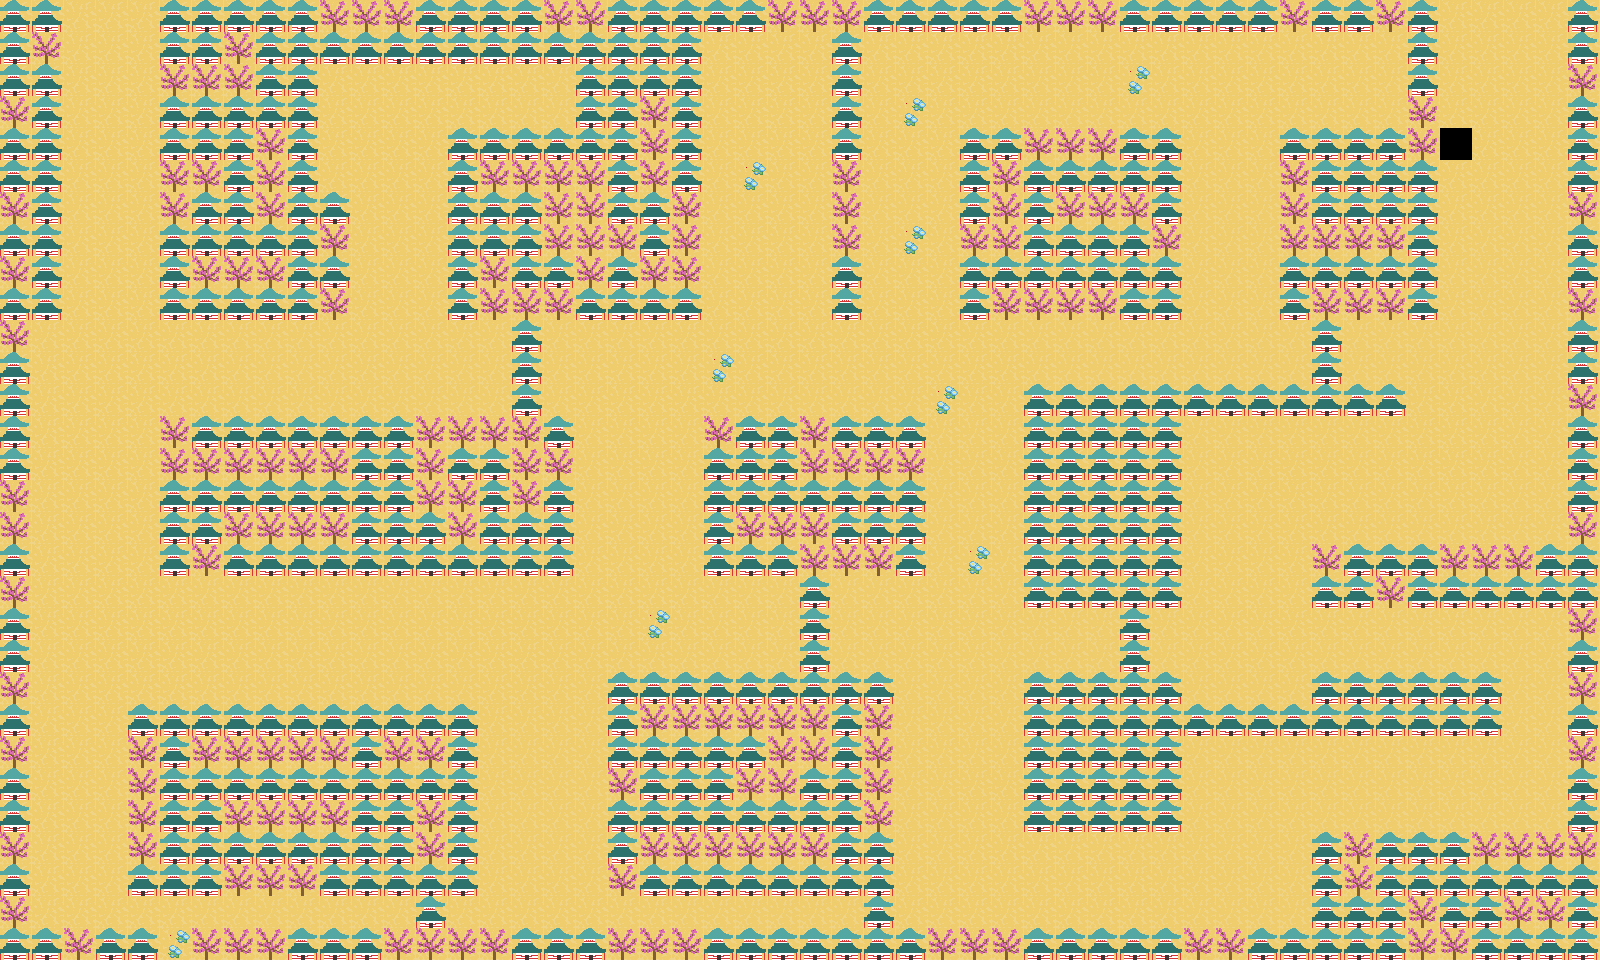

The image is a tile-based game level rendered from a .tmx file. Its description and complete source (layers, tilesets, objects, tile grids) follow:
An orthogonal 50x30 tile map with 32x32 px tiles, 2 tile layers (Background, Obstacles) and 3 objects (SpawnPlayer, Mushroom, Cave).

<map version="1.10" tiledversion="1.11.2" orientation="orthogonal" renderorder="right-down" width="50" height="30" tilewidth="32" tileheight="32" infinite="0" nextlayerid="6" nextobjectid="4">
 <editorsettings>
  <export target="level-03..tmx" format="tmx" />
 </editorsettings>
 <tileset firstgid="1" source="tileset.tsx" />
 <layer id="1" name="Background" width="50" height="30">
  <data encoding="csv">
1,1,1,1,1,1,1,1,1,1,1,1,1,1,1,1,1,1,1,1,1,1,1,1,1,1,1,1,1,1,1,1,1,1,1,1,1,1,1,1,1,1,1,1,1,1,1,1,1,1,
1,1,1,1,1,1,1,1,1,1,1,1,1,1,1,1,1,1,1,1,1,1,1,1,1,1,1,1,1,1,1,1,1,1,1,1,1,1,1,1,1,1,1,1,1,1,1,1,1,1,
1,1,1,1,1,1,1,1,1,1,1,1,1,1,1,1,1,1,1,1,1,1,1,1,1,1,1,1,1,1,1,1,1,1,1,1,1,1,1,1,1,0,2,2,1,1,1,1,1,1,
1,1,1,1,1,1,1,1,1,1,1,1,1,1,1,1,1,1,1,1,1,1,1,1,1,1,1,1,1,1,1,1,1,1,1,1,1,1,1,1,2,2,0,0,1,2,1,1,1,1,
1,1,1,1,1,1,1,1,1,1,1,1,1,1,1,1,1,1,1,1,1,1,1,1,1,1,1,1,1,1,1,1,1,1,1,1,1,2,2,1,1,1,1,1,1,0,1,1,1,1,
1,1,1,1,1,1,1,1,1,1,1,1,1,1,1,1,1,1,1,1,1,1,1,1,1,1,1,1,1,1,1,1,1,1,1,1,1,2,2,1,1,1,1,1,1,1,1,1,1,1,
1,1,1,1,1,1,1,1,1,1,1,1,1,1,1,1,1,1,1,1,1,1,1,1,1,1,1,1,1,1,1,1,1,1,1,1,1,1,1,1,1,1,1,1,1,1,1,1,1,1,
1,1,1,1,1,1,1,1,1,1,1,1,1,1,1,1,1,1,1,1,1,1,1,1,1,1,1,1,1,1,1,1,1,1,1,1,1,1,1,1,1,1,1,1,1,1,1,1,1,1,
1,1,1,1,1,1,1,1,1,1,1,1,1,1,1,1,1,1,1,1,1,1,1,1,1,1,1,1,1,1,1,1,1,1,1,1,1,1,1,1,1,1,1,1,1,1,1,1,1,1,
1,1,1,1,1,1,1,1,1,1,1,1,1,1,1,1,1,1,1,1,1,1,1,1,1,1,1,1,1,1,1,1,1,1,1,1,1,1,1,1,1,1,1,1,1,1,1,1,1,1,
1,1,1,1,1,1,1,1,1,1,1,1,1,1,1,1,1,1,1,1,1,1,1,1,1,1,1,1,1,1,1,1,1,1,1,1,1,1,1,1,1,1,1,1,1,1,1,1,1,1,
1,1,1,1,1,1,1,1,1,1,1,1,1,1,1,1,1,1,1,1,1,1,1,1,1,1,1,1,1,1,1,1,1,1,1,1,1,1,1,1,1,1,1,1,1,1,1,1,1,1,
1,1,1,1,1,1,1,1,1,1,1,1,1,1,1,1,1,1,1,1,1,1,1,1,1,1,1,1,1,1,1,1,1,1,1,1,1,1,1,1,1,1,1,1,1,1,1,1,1,1,
1,1,1,1,1,1,1,1,1,1,1,1,1,1,1,1,1,1,1,1,1,1,1,1,1,1,1,1,1,1,1,1,1,1,1,1,1,1,1,1,1,1,1,1,1,1,1,1,1,1,
1,1,1,1,1,1,1,1,1,1,1,1,1,1,1,1,1,1,1,1,1,1,1,1,1,1,1,1,1,1,1,1,1,1,1,1,1,1,1,1,1,1,1,1,1,1,1,1,1,1,
1,1,1,1,1,1,1,1,1,1,1,1,1,1,1,1,1,1,1,1,1,1,1,1,1,1,1,1,1,1,1,1,1,1,1,1,1,1,1,1,1,1,1,1,1,1,1,1,1,1,
1,1,1,1,1,1,1,1,1,1,1,1,1,1,1,1,1,1,1,1,1,1,1,1,1,1,1,1,1,1,1,1,1,1,1,1,1,1,1,1,1,1,1,1,1,1,1,1,1,1,
1,1,1,1,1,1,1,1,1,1,1,1,1,1,1,1,1,1,1,1,1,1,1,1,1,1,1,1,1,1,1,1,1,1,1,1,1,1,1,1,1,1,1,1,1,1,1,1,1,1,
1,1,1,1,1,1,1,1,1,1,1,1,1,1,1,1,1,1,1,1,1,1,1,1,1,1,1,1,1,1,1,1,1,1,1,1,1,1,1,1,1,1,1,1,1,1,1,1,1,1,
1,1,1,1,1,1,1,1,1,1,1,1,1,1,1,1,1,1,1,1,1,1,1,1,1,1,1,1,1,1,1,1,1,1,1,1,1,1,1,1,1,1,1,1,1,1,1,1,1,1,
1,1,1,1,1,1,1,1,1,1,1,1,1,1,1,1,1,1,1,1,1,1,1,1,1,1,1,1,1,1,1,1,1,1,1,1,1,1,1,1,1,1,1,1,1,1,1,1,1,1,
1,1,1,1,1,1,1,1,1,1,1,1,1,1,1,1,1,1,1,1,1,1,1,1,1,1,1,1,1,1,1,1,1,1,1,1,1,1,1,1,1,1,1,1,1,1,1,1,1,1,
1,1,1,1,1,1,1,1,1,1,1,1,1,1,1,1,1,1,1,1,1,1,1,1,1,1,1,1,1,1,1,1,1,1,1,1,1,1,1,1,1,1,1,1,1,1,1,1,1,1,
1,1,1,1,1,1,1,1,1,1,1,1,1,1,1,1,1,1,1,1,1,1,1,1,1,1,1,1,1,1,1,1,1,1,1,1,1,1,1,1,1,1,1,1,1,1,1,1,1,1,
1,1,1,1,1,1,1,1,1,1,1,1,1,1,1,1,1,1,1,1,1,1,1,1,1,1,1,1,1,1,1,1,1,1,1,1,1,1,1,1,1,1,1,1,1,1,1,1,1,1,
1,1,1,1,1,1,1,1,1,1,1,1,1,1,1,1,1,1,1,1,1,1,1,1,1,1,1,1,1,1,1,1,1,1,1,1,1,1,1,1,1,1,1,1,1,1,1,1,1,1,
1,1,1,1,1,1,1,1,1,1,1,1,1,1,1,1,1,1,1,1,1,1,1,1,1,1,1,1,1,1,1,1,1,1,1,1,1,1,1,1,1,1,1,1,1,1,1,1,1,1,
1,1,1,1,1,1,1,1,1,1,1,1,1,1,1,1,1,1,1,1,1,1,1,1,1,1,1,1,1,1,1,1,1,1,1,1,1,1,1,1,1,1,1,1,1,1,1,1,1,1,
1,1,1,1,1,1,1,1,1,1,1,1,1,1,1,1,1,1,1,1,1,1,1,1,1,1,1,1,1,1,1,1,1,1,1,1,1,1,1,1,1,1,1,1,1,1,1,1,1,1,
1,1,1,1,1,1,1,1,1,1,1,1,1,1,1,1,1,1,1,1,1,1,1,1,1,1,1,1,1,1,1,1,1,1,1,1,1,1,1,1,1,1,1,1,1,1,1,1,1,1
</data>
 </layer>
 <layer id="2" name="Obstacles" width="50" height="30">
  <data encoding="csv">
2,2,0,0,0,2,2,2,2,2,6,6,6,2,2,2,2,6,6,2,2,2,2,2,6,6,6,2,2,2,2,2,6,6,6,2,2,2,2,2,6,2,2,6,2,0,0,0,0,2,
2,6,0,0,0,2,2,6,2,2,2,2,2,2,2,2,2,2,2,2,2,2,0,0,0,0,2,0,0,0,0,0,0,0,0,0,0,0,0,0,0,1,1,1,2,1,0,0,0,2,
2,2,0,0,0,6,6,6,2,2,0,0,0,0,0,0,0,0,2,2,2,2,0,0,0,0,2,0,0,0,0,0,0,0,0,4,0,0,0,0,1,1,1,1,2,0,0,0,0,6,
6,2,0,0,0,2,2,2,2,2,0,0,0,0,0,0,0,0,2,2,6,2,0,0,0,0,2,0,4,0,0,0,0,0,0,0,0,0,1,0,1,1,1,1,6,1,0,0,0,2,
2,2,0,0,0,2,2,2,6,2,0,0,0,0,2,2,2,2,2,2,6,2,0,0,0,0,2,0,0,0,2,2,6,6,6,2,2,1,1,0,2,2,2,2,6,0,0,0,0,2,
2,2,0,0,0,6,6,2,6,2,0,0,0,0,2,6,6,6,6,2,6,2,0,4,0,0,6,0,0,0,2,6,2,2,2,2,2,1,1,0,6,2,2,2,2,0,0,0,0,2,
6,2,0,0,0,6,2,2,6,2,2,0,0,0,2,2,2,6,6,2,2,6,0,0,0,0,6,0,0,0,2,6,2,6,6,6,2,0,1,0,6,2,2,2,2,0,0,0,0,6,
2,2,0,0,0,2,2,2,2,2,6,0,0,0,2,2,2,6,6,6,2,6,0,0,0,0,6,0,4,0,6,6,2,2,2,2,6,0,1,1,6,6,6,6,2,0,0,0,0,2,
6,2,0,0,0,2,6,6,6,2,2,0,0,0,2,6,2,2,6,2,6,6,0,0,0,0,2,0,0,0,2,2,2,2,2,2,2,0,0,0,2,2,2,2,2,0,0,0,0,2,
2,2,0,0,0,2,2,2,2,2,6,0,0,0,2,6,6,6,2,2,2,2,0,0,0,0,2,0,0,0,2,6,6,6,6,2,2,0,0,0,2,6,6,6,2,0,0,0,0,6,
6,0,0,0,0,0,0,0,0,0,0,0,0,0,0,0,2,0,0,0,0,0,0,0,0,0,0,0,0,0,0,0,0,0,0,0,0,0,0,0,0,2,0,0,0,0,0,0,0,2,
2,0,0,0,0,0,0,0,0,0,0,0,0,0,0,0,2,0,0,0,0,0,4,0,0,0,0,0,0,0,0,0,0,0,0,0,0,0,0,0,0,2,0,0,0,0,0,0,0,2,
2,0,0,0,0,0,0,0,0,0,0,0,0,0,0,0,2,0,0,0,0,0,0,0,0,0,0,0,0,4,0,0,2,2,2,2,2,2,2,2,2,2,2,2,0,0,0,0,0,6,
2,0,0,0,0,6,2,2,2,2,2,2,2,6,6,6,6,2,0,0,0,0,6,2,2,6,2,2,2,0,0,0,2,2,2,2,2,0,0,0,0,0,0,0,0,0,0,0,0,2,
2,0,0,0,0,6,6,6,6,6,6,2,2,6,2,2,6,6,0,0,0,0,2,2,2,6,6,6,6,0,0,0,2,2,2,2,2,0,0,0,0,0,0,0,0,0,0,0,0,2,
6,0,0,0,0,2,2,2,2,2,2,2,2,6,6,2,6,2,0,0,0,0,2,2,2,2,2,2,2,0,0,0,2,2,2,2,2,0,0,0,0,0,0,0,0,0,0,0,0,2,
6,0,0,0,0,2,2,6,6,6,6,2,2,2,6,2,2,2,0,0,0,0,2,6,6,6,2,2,2,0,0,0,2,2,2,2,2,0,0,0,0,0,0,0,0,0,0,0,0,6,
2,0,0,0,0,2,6,2,2,2,2,2,2,2,2,2,2,2,0,0,0,0,2,2,2,6,6,6,2,0,4,0,2,2,2,2,2,0,0,0,0,6,2,2,2,6,6,6,2,2,
6,0,0,0,0,0,0,0,0,0,0,0,0,0,0,0,0,0,0,0,0,0,0,0,0,2,0,0,0,0,0,0,2,2,2,2,2,0,0,0,0,2,2,6,2,2,2,2,2,2,
2,0,0,0,0,0,0,0,0,0,0,0,0,0,0,0,0,0,0,0,4,0,0,0,0,2,0,0,0,0,0,0,0,0,0,2,0,0,0,0,0,0,0,0,0,0,0,0,0,6,
2,0,0,0,0,0,0,0,0,0,0,0,0,0,0,0,0,0,0,0,0,0,0,0,0,2,0,0,0,0,0,0,0,0,0,2,0,0,0,0,0,0,0,0,0,0,0,0,0,2,
6,0,0,0,0,0,0,0,0,0,0,0,0,0,0,0,0,0,0,2,2,2,2,2,2,2,2,2,0,0,0,0,2,2,2,2,2,0,0,0,0,2,2,2,2,2,2,0,0,6,
2,0,0,0,2,2,2,2,2,2,2,2,2,2,2,0,0,0,0,2,6,6,6,6,6,6,2,6,0,0,0,0,2,2,2,2,2,2,2,2,2,2,2,2,2,2,2,0,0,2,
6,0,0,0,6,2,6,6,6,6,6,2,6,6,2,0,0,0,0,2,2,2,2,2,6,6,2,6,0,0,0,0,2,2,2,2,2,0,0,0,0,0,0,0,0,0,0,0,0,6,
2,0,0,0,6,2,2,2,2,2,2,2,2,2,2,0,0,0,0,6,2,2,2,6,6,2,2,6,0,0,0,0,2,2,2,2,2,0,0,0,0,0,0,0,0,0,0,0,0,2,
2,0,0,0,6,2,2,6,6,6,6,2,2,6,2,0,0,0,0,2,2,2,2,2,2,2,2,6,0,0,0,0,2,2,2,2,2,0,0,0,0,0,0,0,0,0,0,0,0,2,
6,0,0,0,6,2,2,2,2,2,2,2,2,6,2,0,0,0,0,2,6,6,6,6,6,6,2,2,0,0,0,0,0,0,0,0,0,0,0,0,0,2,6,2,2,2,6,6,6,6,
2,0,0,0,2,2,2,6,6,6,2,2,2,2,2,0,0,0,0,6,2,2,2,2,2,2,2,2,0,0,0,0,0,0,0,0,0,0,0,0,0,2,6,2,2,2,2,2,2,2,
6,0,0,0,0,0,0,0,0,0,0,0,0,2,0,0,0,0,0,0,0,0,0,0,0,0,0,2,0,0,0,0,0,0,0,0,0,0,0,0,0,2,2,2,6,2,2,6,6,2,
2,2,6,2,2,4,6,6,6,2,2,2,6,6,6,6,2,2,2,6,6,6,2,2,2,2,2,2,2,6,6,6,2,2,2,2,2,6,6,2,2,2,2,2,6,6,2,2,2,2
</data>
 </layer>
 <objectgroup id="3" name="SpawnPoints">
  <object id="1" name="SpawnPlayer" x="123.818" y="22.4202" />
 </objectgroup>
 <objectgroup id="4" name="Items">
  <object id="3" name="Mushroom" gid="3" x="1102.74" y="359.097" width="32" height="32">
   <properties>
    <property name="damageHp" type="int" value="100" />
   </properties>
  </object>
 </objectgroup>
 <objectgroup id="5" name="Doors">
  <object id="2" name="Cave" gid="7" x="1482.8" y="33.7994" width="32" height="32">
   <properties>
    <property name="goToWorld" value="level-01" />
   </properties>
  </object>
 </objectgroup>
</map>
